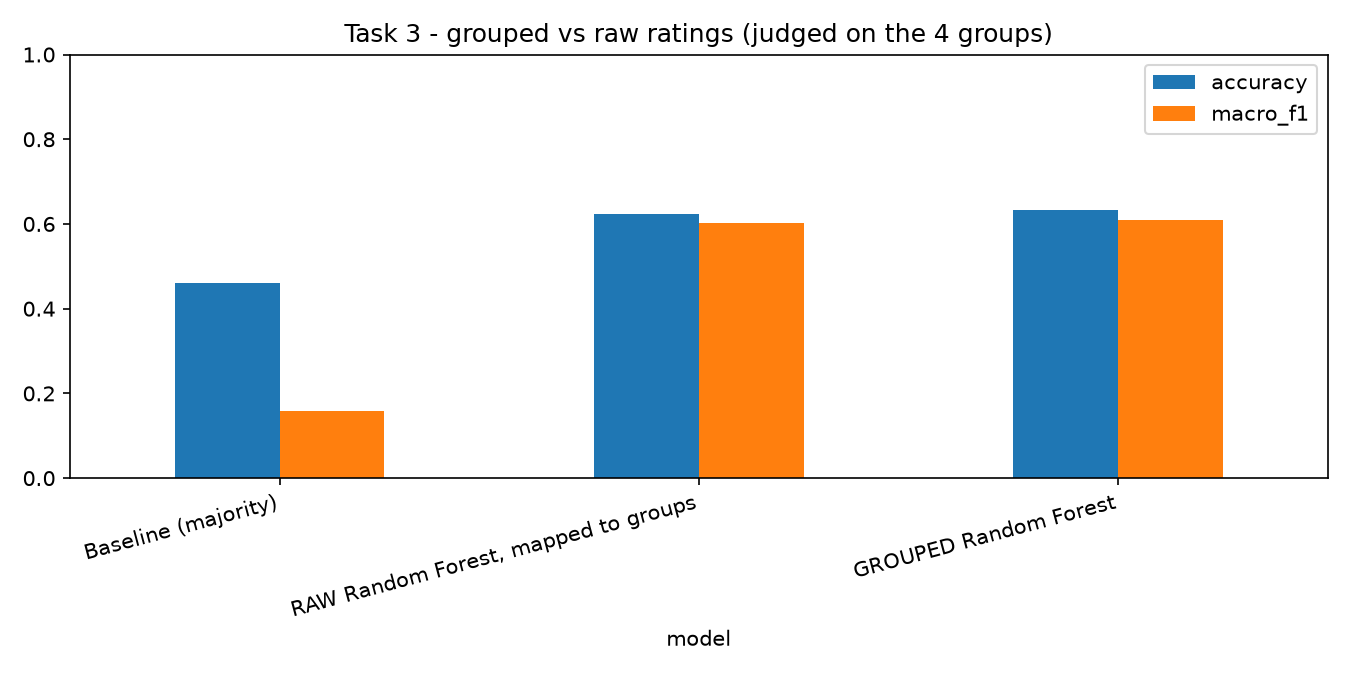

This chart was generated by the following Python code:
"""netflix-ml-tasks TSK3 task3_raw_vs_grouped"""


import sys
import numpy as np
import pandas as pd
import matplotlib
matplotlib.use("Agg")
import matplotlib.pyplot as plt
from sklearn.dummy import DummyClassifier
from sklearn.metrics import accuracy_score, f1_score
from sklearn.model_selection import train_test_split
import netflix_core as nc


MIN_TITLES = 10
path = sys.argv[1] if len(sys.argv) > 1 else "Dataset.csv"
try:
    df = nc.prep_t3(path).dropna(subset=["rating_group"])
except ValueError as err:
    sys.exit(f"Cannot continue: {err}")
counts = df["rating"].value_counts()
keep = counts[counts >= MIN_TITLES].index
if len(keep) < 2:
    sys.exit(f"Cannot continue: fewer than 2 raw ratings have at least {MIN_TITLES} titles.")
dropped = len(df) - df["rating"].isin(keep).sum()
df = df[df["rating"].isin(keep)].reset_index(drop=True)
try:                                                    # two raw ratings can still map to the same group
    nc.check_classes(df["rating_group"], minimum=1, what="audience group")
except ValueError as err:
    sys.exit(f"Cannot continue: after dropping rare ratings, {err}")
print(f"Raw rating classes used: {len(keep)}  ({dropped} titles in very rare ratings left out)")
print(counts.loc[keep].to_string())
X = df[nc.T3_FEATURES]
y_raw, y_grp = df["rating"], df["rating_group"]
X_tr, X_te, yr_tr, yr_te, yg_tr, yg_te = train_test_split(
    X, y_raw, y_grp, test_size=0.2, stratify=y_raw, random_state=nc.SEED)
def scores(true, pred):
    return {"accuracy": accuracy_score(true, pred),
            "macro_f1": f1_score(true, pred, average="macro", zero_division=0)}

raw_model = nc.t3_pipeline(nc.t3_model("Random Forest")).fit(X_tr, yr_tr)
grp_model = nc.t3_pipeline(nc.t3_model("Random Forest")).fit(X_tr, yg_tr)
base_raw = DummyClassifier(strategy="most_frequent").fit(X_tr, yr_tr)
base_grp = DummyClassifier(strategy="most_frequent").fit(X_tr, yg_tr)
raw_pred = raw_model.predict(X_te)
rows = [
    {"level": "raw ratings", "model": "Baseline (majority)", **scores(yr_te, base_raw.predict(X_te))},
    {"level": "raw ratings", "model": "RAW Random Forest", **scores(yr_te, raw_pred)},
    {"level": "audience groups", "model": "Baseline (majority)", **scores(yg_te, base_grp.predict(X_te))},
    {"level": "audience groups", "model": "RAW Random Forest, mapped to groups",
     **scores(yg_te, pd.Series(raw_pred).map(nc.RATING_TO_GROUP).values)},
    {"level": "audience groups", "model": "GROUPED Random Forest", **scores(yg_te, grp_model.predict(X_te))},
]
out = pd.DataFrame(rows).round(3)
print("\n", out.to_string(index=False))
out.to_csv("task3_raw_vs_grouped.csv", index=False)
gap, low, high = nc.paired_bootstrap(yg_te.values, grp_model.predict(X_te),
                                     pd.Series(raw_pred).map(nc.RATING_TO_GROUP).values,
                                     metric=lambda t, p: float(np.mean(t == p)), n=5000)
print(f"\nGROUPED minus RAW-mapped accuracy at group level: {gap:+.3f} (95% range {low:+.3f} to {high:+.3f})")
print("Raw ratings are harder to predict. Compare both approaches at the group level "
      "to see whether grouping improves accuracy.")
r = out.set_index(["level", "model"])
raw_acc, raw_base = r.loc[("raw ratings", "RAW Random Forest"), "accuracy"], r.loc[("raw ratings", "Baseline (majority)"), "accuracy"]
grp, mapped = r.loc[("audience groups", "GROUPED Random Forest")], r.loc[("audience groups", "RAW Random Forest, mapped to groups")]
print("\nSummary: " + nc.T3_TARGET_NOTE)
print(f"Predicting the {len(keep)} raw ratings directly reached {raw_acc:.1%} accuracy (majority baseline {raw_base:.1%}). "
      f"Judged on the four groups, the grouped model scored {grp['accuracy']:.1%} accuracy / {grp['macro_f1']:.3f} macro-F1 and the "
      f"raw-rating model mapped to groups {mapped['accuracy']:.1%} / {mapped['macro_f1']:.3f} "
      f"(accuracy gap {gap:+.1%}, 95% range {low:+.1%} to {high:+.1%}).")
ax = out[out["level"] == "audience groups"].set_index("model")[["accuracy", "macro_f1"]].plot(kind="bar", figsize=(9, 4.5))
ax.set_ylim(0, 1); ax.set_title("Task 3 - grouped vs raw ratings (judged on the 4 groups)")
plt.xticks(rotation=15, ha="right"); plt.tight_layout()
plt.savefig("task3_raw_vs_grouped.png", dpi=150); plt.close()
print("\nSaved: task3_raw_vs_grouped.csv, task3_raw_vs_grouped.png")
